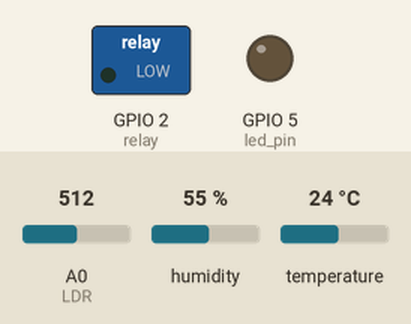
Bench run of a program on a simulated ESP8266 board running MicroPython. On the bench: switched loads named in the program (green lamp = pin HIGH), output pins drawn as LEDs (lit = HIGH). The inputs (shaded band) are chosen by the test bench; at power-on: A0 (LDR) = 512, humidity 55 %, temperature 24 °C (analog values on the 0–1023 scale). WiFi joins after 1.5 s; random numbers come from a fixed seed; no MQTT or app messages arrive unless stated; what the program prints to the serial console is not drawn.

Above: at 2.8 s.
2.9 s: A0 (LDR) set to 55
At 14.1 s:
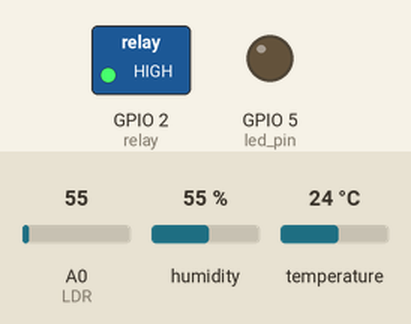
15.1 s: A0 (LDR) set to 47
At 26.7 s:
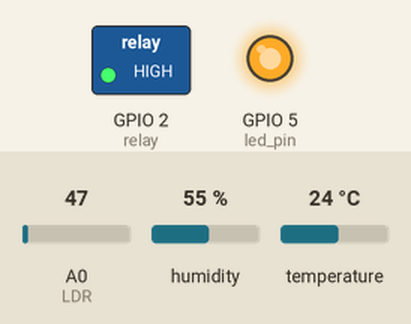
At 36.6 s:
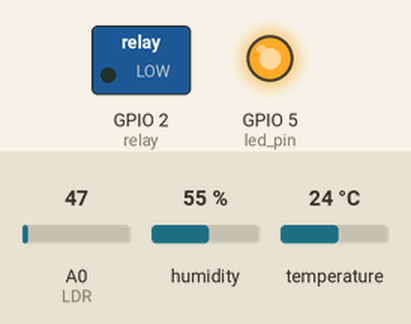
Timing chart, 0 to 38.2 s (numbered marks = the images above; inputs shaded):
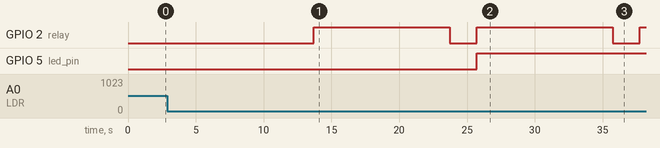

Measured:
- the behaviour switches between 50 and 49 on A0 (LDR) (found by bisection; images 1 and 2)
- after the input at 15.1 s, GPIO 5 (led_pin): LOW → HIGH after 10.6 s
- by itself, GPIO 2 (relay): alternates HIGH for 10.0 s and LOW for 2.0 s

The program:

UASPemrogIoT.py
```python
from machine import Pin, ADC
from time import sleep
import network
import machine
from umqtt.simple import MQTTClient
import ubinascii
import micropython
import esp
import gc
import dht
import urandom
import time

esp.osdebug(None)
gc.collect()

ssid = 'PCU_Sistem_Kontrol'
password = 'lasikonn'
station = network.WLAN(network.STA_IF)
station.active(True)
station.connect(ssid, password)

sensor_dht = dht.DHT11(Pin(14))  # pin d5
LDR = ADC(0)  # pin A0
RELAY_PIN = 2  # pin d4
led_pin = machine.Pin(5, machine.Pin.OUT)
previous_value = 0
is_delayed = False


while not station.isconnected():
    pass

print('connect success')
print(station.ifconfig())

broker = '192.168.41.71'
clientid = ubinascii.hexlify(machine.unique_id())
topicsub = b'4171/dht11/temp'
topicpub_temp = b'4171/dht11/temp'
topicpub_hum = b'4171/dht11/hum'
topicpub_ldr = b'4171/ldr'

topicpub_random = b'4171/random'
topicpub_relay = b'4171/relay'


def subscribecallback(topic, msg):
    print(topic, msg)
    # if topic == b'.....' and msg == b'.....'
    #   .....


def connect():
    global clientid, broker, topicsub, topicpub
    client = MQTTClient(clientid, broker)
    client.set_callback(subscribecallback)
    client.connect()
    client.subscribe(topicsub)
    print('Connected to %s, subscribed to %s' % (broker, topicsub))
    return client


def restartandconnect():
    print('failed to connect, restarting....')
    sleep(10)
    machine.reset()


def relay(topic, message):
    global previous_value, is_delayed
    if message == b'mati':
        if not is_delayed:
            relay.off()
            sleep(2)
            relay.on()
            is_delayed = True
            print('Delayed for 5 seconds before next operation...')
            time.sleep(5)  # Penundaan 5 detik
            is_delayed = False
            previous_value += 1
            if previous_value > 100:
                previous_value = 100
            client.publish(topicpub_random, '%d' % previous_value)

    elif message == b'nyala':
        if not is_delayed:
            relay.off()
            sleep(2)
            relay.on()
            is_delayed = True
            print('Delayed for 5 seconds before next operation...')
            time.sleep(5)  # Penundaan 5 detik
            is_delayed = False
            previous_value -= 1
            if previous_value < 0:
                previous_value = 0
            client.publish(topicpub_random, '%d' % previous_value)


def read_sensor_dht():
    while True:
        try:
            sleep(1)
            sensor_dht.measure()
            temp = sensor_dht.temperature()
            hum = sensor_dht.humidity()
            return temp, hum
        except OSError as e:
            print('Failed to read sensor.')


def read_LDR():
    while True:
        try:
            LDR_Parkir = LDR.read()
            sleep(1)
            HasilLDR = LDR_Parkir
            return HasilLDR
        except OSError as e:
            print('Failed to read sensor.')


try:
    client = connect()
except OSError as e:
    restartandconnect()

client.set_callback(relay)

relay = machine.Pin(RELAY_PIN, machine.Pin.OUT)
relay.off()

while True:
    try:
        sleep(1)
        temp, hum = read_sensor_dht()
        HasilLDR = read_LDR()
        msg = client.check_msg()

        if msg != 'None':
            client.publish(topicpub_temp, '%3.1f' % temp)
            client.publish(topicpub_hum, '%3.1f' % hum)
            client.publish(topicpub_ldr, '%3.1f' % HasilLDR)

            if not is_delayed:
                random_data = urandom.getrandbits(1) + 1
                time.sleep(7)  # Penundaan 1 detik

                if random_data == 1:
                    previous_value += 1
                    if previous_value > 100:
                        previous_value = 100

                    relay.off()
                    sleep(2)  # Relay menyala selama 2 detik
                    relay.on()

                elif random_data == 2:
                    previous_value -= 1
                    if previous_value < 0:
                        previous_value = 0
                    relay.off()
                    sleep(2)  # Relay menyala selama 2 detik
                    relay.on()

                client.publish(topicpub_random, '%d' % previous_value)
                client.subscribe(topicpub_relay)
                client.subscribe(topicpub_ldr)

        if HasilLDR < 50:
            led_pin.on()
        else:
            led_pin.off()

    except OSError as e:
        restartandconnect()
```
